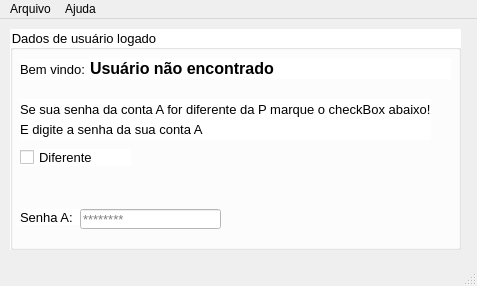
<?xml version="1.0" encoding="UTF-8"?>
<ui version="4.0">
 <class>MainWindow</class>
 <widget class="QMainWindow" name="MainWindow">
  <property name="geometry">
   <rect>
    <x>0</x>
    <y>0</y>
    <width>477</width>
    <height>286</height>
   </rect>
  </property>
  <property name="windowTitle">
   <string>Home</string>
  </property>
  <property name="windowIcon">
   <iconset>
    <normaloff>../icone/ajudante_icone.ico</normaloff>../icone/ajudante_icone.ico</iconset>
  </property>
  <property name="styleSheet">
   <string notr="true"/>
  </property>
  <widget class="QWidget" name="centralwidget">
   <widget class="QGroupBox" name="groupBox">
    <property name="geometry">
     <rect>
      <x>10</x>
      <y>10</y>
      <width>451</width>
      <height>221</height>
     </rect>
    </property>
    <property name="font">
     <font>
      <pointsize>10</pointsize>
     </font>
    </property>
    <property name="styleSheet">
     <string notr="true">background-color: rgb(255, 255, 255);</string>
    </property>
    <property name="title">
     <string>Dados de usuário logado</string>
    </property>
    <widget class="QLabel" name="label_bemvindo">
     <property name="geometry">
      <rect>
       <x>10</x>
       <y>30</y>
       <width>71</width>
       <height>21</height>
      </rect>
     </property>
     <property name="font">
      <font>
       <pointsize>10</pointsize>
      </font>
     </property>
     <property name="text">
      <string>Bem vindo: </string>
     </property>
    </widget>
    <widget class="QLabel" name="label_nome_usurio">
     <property name="geometry">
      <rect>
       <x>80</x>
       <y>29</y>
       <width>361</width>
       <height>21</height>
      </rect>
     </property>
     <property name="font">
      <font>
       <pointsize>12</pointsize>
       <weight>75</weight>
       <bold>true</bold>
      </font>
     </property>
     <property name="text">
      <string>Usuário não encontrado</string>
     </property>
    </widget>
    <widget class="QCheckBox" name="checkBox_diferente">
     <property name="geometry">
      <rect>
       <x>10</x>
       <y>120</y>
       <width>111</width>
       <height>17</height>
      </rect>
     </property>
     <property name="font">
      <font>
       <pointsize>10</pointsize>
      </font>
     </property>
     <property name="text">
      <string>Diferente</string>
     </property>
    </widget>
    <widget class="QLabel" name="label">
     <property name="geometry">
      <rect>
       <x>10</x>
       <y>70</y>
       <width>411</width>
       <height>21</height>
      </rect>
     </property>
     <property name="font">
      <font>
       <pointsize>10</pointsize>
      </font>
     </property>
     <property name="text">
      <string>Se sua senha da conta A for diferente da P marque o checkBox abaixo!</string>
     </property>
    </widget>
    <widget class="QLabel" name="label_2">
     <property name="geometry">
      <rect>
       <x>10</x>
       <y>180</y>
       <width>61</width>
       <height>16</height>
      </rect>
     </property>
     <property name="font">
      <font>
       <pointsize>10</pointsize>
      </font>
     </property>
     <property name="text">
      <string>Senha A: </string>
     </property>
    </widget>
    <widget class="QLineEdit" name="lineEdit_senha">
     <property name="enabled">
      <bool>false</bool>
     </property>
     <property name="geometry">
      <rect>
       <x>70</x>
       <y>180</y>
       <width>141</width>
       <height>20</height>
      </rect>
     </property>
     <property name="font">
      <font>
       <pointsize>10</pointsize>
      </font>
     </property>
     <property name="echoMode">
      <enum>QLineEdit::Password</enum>
     </property>
     <property name="placeholderText">
      <string>********</string>
     </property>
    </widget>
    <widget class="QLabel" name="label_3">
     <property name="geometry">
      <rect>
       <x>10</x>
       <y>90</y>
       <width>411</width>
       <height>21</height>
      </rect>
     </property>
     <property name="font">
      <font>
       <pointsize>10</pointsize>
      </font>
     </property>
     <property name="text">
      <string>E digite a senha da sua conta A</string>
     </property>
    </widget>
   </widget>
  </widget>
  <widget class="QStatusBar" name="statusbar"/>
  <widget class="QMenuBar" name="menubar">
   <property name="geometry">
    <rect>
     <x>0</x>
     <y>0</y>
     <width>477</width>
     <height>21</height>
    </rect>
   </property>
   <widget class="QMenu" name="menuArquivo">
    <property name="title">
     <string>Arquivo</string>
    </property>
    <widget class="QMenu" name="menuLogin">
     <property name="title">
      <string>Login</string>
     </property>
     <addaction name="actionCofre_Recilclador"/>
     <addaction name="actionEsta_o_de_Captura"/>
     <addaction name="actionEsta_o_de_Trabalho"/>
     <addaction name="actionEstal_ao_Financeira"/>
    </widget>
    <widget class="QMenu" name="menuGerador_de_notas">
     <property name="title">
      <string>Gerador de notas</string>
     </property>
     <addaction name="actionFechamento"/>
     <addaction name="actionEncaminhamento"/>
     <addaction name="actionTentativa_de_Contato"/>
    </widget>
    <widget class="QMenu" name="menuRegistro_de_chamado">
     <property name="title">
      <string>Registro de chamado</string>
     </property>
     <addaction name="actionGerar_Relat_rio"/>
     <addaction name="actionRegistrar_Chamado"/>
     <addaction name="actionConsultar_Chamado"/>
     <addaction name="actionDeletar_Chamado"/>
    </widget>
    <addaction name="menuRegistro_de_chamado"/>
    <addaction name="menuGerador_de_notas"/>
    <addaction name="separator"/>
    <addaction name="menuLogin"/>
    <addaction name="separator"/>
    <addaction name="actionSair"/>
   </widget>
   <widget class="QMenu" name="menuAjuda">
    <property name="title">
     <string>Ajuda</string>
    </property>
    <addaction name="actionSobre"/>
   </widget>
   <addaction name="menuArquivo"/>
   <addaction name="menuAjuda"/>
  </widget>
  <action name="actionSobre">
   <property name="text">
    <string>Sobre</string>
   </property>
  </action>
  <action name="actionSair">
   <property name="text">
    <string>Sair</string>
   </property>
  </action>
  <action name="actionLogin_ET">
   <property name="text">
    <string>Login ET</string>
   </property>
  </action>
  <action name="actionLogin_EF">
   <property name="text">
    <string>Login EF</string>
   </property>
  </action>
  <action name="actionEsta_o_de_Trabalho">
   <property name="text">
    <string>Estação de Trabalho</string>
   </property>
  </action>
  <action name="actionEstal_ao_Financeira">
   <property name="text">
    <string>Estação Financeira</string>
   </property>
  </action>
  <action name="actionEsta_o_de_Captura">
   <property name="text">
    <string>Estação de Captura</string>
   </property>
  </action>
  <action name="actionCofre_Recilclador">
   <property name="text">
    <string>Cofre Recilclador</string>
   </property>
  </action>
  <action name="actionPadrao">
   <property name="text">
    <string>Padrao</string>
   </property>
  </action>
  <action name="actionImprocedente">
   <property name="text">
    <string>Improcedente</string>
   </property>
  </action>
  <action name="actionTentativa">
   <property name="text">
    <string>Tentativa</string>
   </property>
  </action>
  <action name="actionAgendamento">
   <property name="text">
    <string>Agendamento</string>
   </property>
  </action>
  <action name="actionIndisponibilidade">
   <property name="text">
    <string>Indisponibilidade</string>
   </property>
  </action>
  <action name="action3_Tentativa">
   <property name="text">
    <string>3° Tentativa</string>
   </property>
  </action>
  <action name="actionCaixa">
   <property name="text">
    <string>Caixa</string>
   </property>
  </action>
  <action name="actionExterno">
   <property name="text">
    <string>Externo</string>
   </property>
  </action>
  <action name="actionFechamento">
   <property name="text">
    <string>Fechamento</string>
   </property>
  </action>
  <action name="actionEncaminhamento">
   <property name="text">
    <string>Encaminhamento</string>
   </property>
  </action>
  <action name="actionTentativa_de_Contato">
   <property name="text">
    <string>Tentativa de Contato</string>
   </property>
  </action>
  <action name="actionGerar_Relat_rio">
   <property name="text">
    <string>Gerar Relatório</string>
   </property>
  </action>
  <action name="actionRegistrar_Chamado">
   <property name="text">
    <string>Registrar Chamado</string>
   </property>
  </action>
  <action name="actionConsultar_Chamado">
   <property name="text">
    <string>Consultar Chamado</string>
   </property>
  </action>
  <action name="actionDeletar_Chamado">
   <property name="text">
    <string>Deletar Chamado</string>
   </property>
  </action>
 </widget>
 <resources/>
 <connections/>
</ui>
